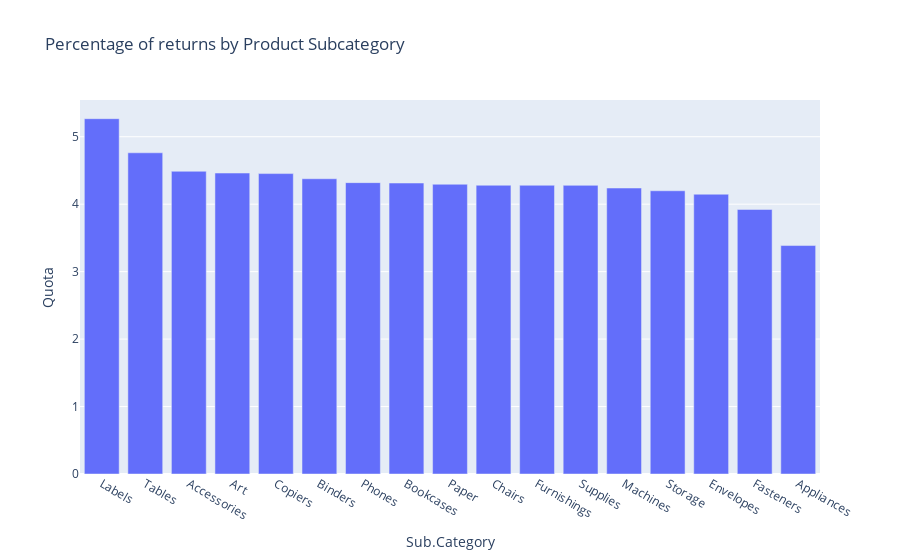

Notebook cell for this chart:
### Code cell
product_specific=orders_merged.groupby(['Category','Sub.Category'])[['Returned']].agg(['sum','count'])
product_specific=product_specific.reset_index()
product_specific.columns=['Category','Sub.Category','Sum','Count']
product_specific['Quota']=product_specific['Sum']/product_specific['Count']*100
product_specific=product_specific.sort_values('Quota',ascending=False)

fig = px.bar(product_specific, x="Sub.Category", y="Quota", title='Percentage of returns by Product Subcategory')
fig.show()

### Figure 1 — Plotly figure (JSON) as saved in the notebook; plotly's stock layout.template omitted (floating-point values rounded to 4 significant figures)
{"data": [{"alignmentgroup": "True", "hovertemplate": "Sub.Category=%{x}<br>Quota=%{y}<extra></extra>", "legendgroup": "", "marker": {"color": "#636efa"}, "name": "", "offsetgroup": "", "orientation": "v", "showlegend": false, "textposition": "auto", "type": "bar", "x": ["Labels", "Tables", "Accessories", "Art", "Copiers", "Binders", "Phones", "Bookcases", "Paper", "Chairs", "Furnishings", "Supplies", "Machines", "Storage", "Envelopes", "Fasteners", "Appliances"], "xaxis": "x", "y": [5.267, 4.762, 4.488, 4.461, 4.453, 4.377, 4.319, 4.314, 4.296, 4.281, 4.28, 4.279, 4.24, 4.199, 4.147, 3.922, 3.387], "yaxis": "y"}], "layout": {"barmode": "relative", "legend": {"tracegroupgap": 0}, "title": {"text": "Percentage of returns by Product Subcategory"}, "xaxis": {"anchor": "y", "domain": [0, 1], "title": {"text": "Sub.Category"}}, "yaxis": {"anchor": "x", "domain": [0, 1], "title": {"text": "Quota"}}}}
